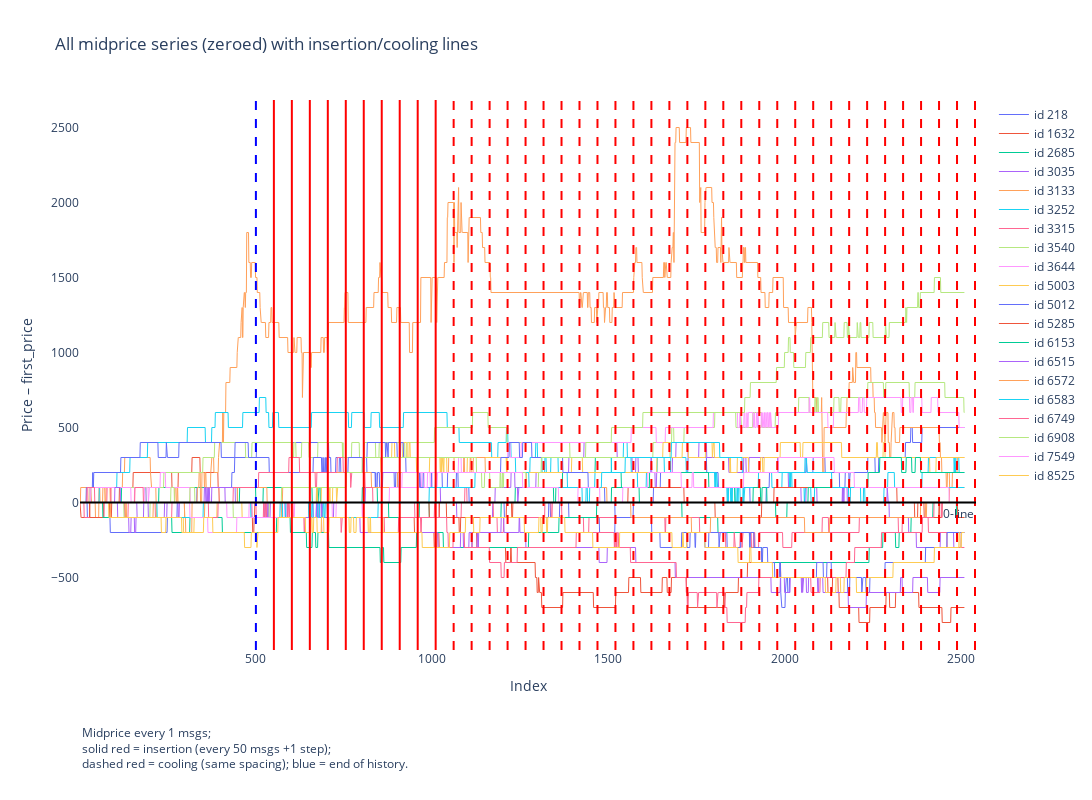

Write notebook code for a chart like this one.
### Code cell
fig = plot_midprice_series_with_insertions(
    merged,
    all_series,
    x,
    hist_steps,
    gen_block,
    num_insertions,
    num_coolings,
    n_gen_msgs,
    midprice_step_size
)
fig.show()

### Figure 1 — Plotly figure (JSON) as saved in the notebook; plotly's stock layout.template omitted (floating-point values rounded to 4 significant figures; data arrays with more than 128 entries replaced by an {"elided": "..."} marker saying what was removed)
{"data": [{"hoverinfo": "skip", "line": {"width": 1}, "mode": "lines", "name": "id 218", "opacity": 1, "type": "scatter", "x": {"elided": "2510 int values"}, "y": {"elided": "2510 int values"}}, {"hoverinfo": "skip", "line": {"width": 1}, "mode": "lines", "name": "id 1632", "opacity": 1, "type": "scatter", "x": {"elided": "2510 int values"}, "y": {"elided": "2510 int values"}}, {"hoverinfo": "skip", "line": {"width": 1}, "mode": "lines", "name": "id 2685", "opacity": 1, "type": "scatter", "x": {"elided": "2510 int values"}, "y": {"elided": "2510 int values"}}, {"hoverinfo": "skip", "line": {"width": 1}, "mode": "lines", "name": "id 3035", "opacity": 1, "type": "scatter", "x": {"elided": "2510 int values"}, "y": {"elided": "2510 int values"}}, {"hoverinfo": "skip", "line": {"width": 1}, "mode": "lines", "name": "id 3133", "opacity": 1, "type": "scatter", "x": {"elided": "2510 int values"}, "y": {"elided": "2510 int values"}}, {"hoverinfo": "skip", "line": {"width": 1}, "mode": "lines", "name": "id 3252", "opacity": 1, "type": "scatter", "x": {"elided": "2510 int values"}, "y": {"elided": "2510 int values"}}, {"hoverinfo": "skip", "line": {"width": 1}, "mode": "lines", "name": "id 3315", "opacity": 1, "type": "scatter", "x": {"elided": "2510 int values"}, "y": {"elided": "2510 int values"}}, {"hoverinfo": "skip", "line": {"width": 1}, "mode": "lines", "name": "id 3540", "opacity": 1, "type": "scatter", "x": {"elided": "2510 int values"}, "y": {"elided": "2510 int values"}}, {"hoverinfo": "skip", "line": {"width": 1}, "mode": "lines", "name": "id 3644", "opacity": 1, "type": "scatter", "x": {"elided": "2510 int values"}, "y": {"elided": "2510 int values"}}, {"hoverinfo": "skip", "line": {"width": 1}, "mode": "lines", "name": "id 5003", "opacity": 1, "type": "scatter", "x": {"elided": "2510 int values"}, "y": {"elided": "2510 int values"}}, {"hoverinfo": "skip", "line": {"width": 1}, "mode": "lines", "name": "id 5012", "opacity": 1, "type": "scatter", "x": {"elided": "2510 int values"}, "y": {"elided": "2510 int values"}}, {"hoverinfo": "skip", "line": {"width": 1}, "mode": "lines", "name": "id 5285", "opacity": 1, "type": "scatter", "x": {"elided": "2510 int values"}, "y": {"elided": "2510 int values"}}, {"hoverinfo": "skip", "line": {"width": 1}, "mode": "lines", "name": "id 6153", "opacity": 1, "type": "scatter", "x": {"elided": "2510 int values"}, "y": {"elided": "2510 int values"}}, {"hoverinfo": "skip", "line": {"width": 1}, "mode": "lines", "name": "id 6515", "opacity": 1, "type": "scatter", "x": {"elided": "2510 int values"}, "y": {"elided": "2510 int values"}}, {"hoverinfo": "skip", "line": {"width": 1}, "mode": "lines", "name": "id 6572", "opacity": 1, "type": "scatter", "x": {"elided": "2510 int values"}, "y": {"elided": "2510 int values"}}, {"hoverinfo": "skip", "line": {"width": 1}, "mode": "lines", "name": "id 6583", "opacity": 1, "type": "scatter", "x": {"elided": "2510 int values"}, "y": {"elided": "2510 int values"}}, {"hoverinfo": "skip", "line": {"width": 1}, "mode": "lines", "name": "id 6749", "opacity": 1, "type": "scatter", "x": {"elided": "2510 int values"}, "y": {"elided": "2510 int values"}}, {"hoverinfo": "skip", "line": {"width": 1}, "mode": "lines", "name": "id 6908", "opacity": 1, "type": "scatter", "x": {"elided": "2510 int values"}, "y": {"elided": "2510 int values"}}, {"hoverinfo": "skip", "line": {"width": 1}, "mode": "lines", "name": "id 7549", "opacity": 1, "type": "scatter", "x": {"elided": "2510 int values"}, "y": {"elided": "2510 int values"}}, {"hoverinfo": "skip", "line": {"width": 1}, "mode": "lines", "name": "id 8525", "opacity": 1, "type": "scatter", "x": {"elided": "2510 int values"}, "y": {"elided": "2510 int values"}}], "layout": {"annotations": [{"showarrow": false, "text": "0-line", "x": 1, "xanchor": "right", "xref": "x domain", "y": 0, "yanchor": "top", "yref": "y"}, {"align": "left", "showarrow": false, "text": "Midprice every 1 msgs;<br>solid red = insertion (every 50 msgs +1 step);<br>dashed red = cooling (same spacing); blue = end of history.", "x": 0, "xref": "paper", "y": -0.225, "yref": "paper"}], "height": 800, "hovermode": "x unified", "margin": {"b": 150}, "shapes": [{"line": {"color": "blue", "dash": "dash", "width": 2}, "type": "line", "x0": 500, "x1": 500, "xref": "x", "y0": 0, "y1": 1, "yref": "y domain"}, {"line": {"color": "red", "dash": "solid", "width": 2}, "type": "line", "x0": 551, "x1": 551, "xref": "x", "y0": 0, "y1": 1, "yref": "y domain"}, {"line": {"color": "red", "dash": "solid", "width": 2}, "type": "line", "x0": 602, "x1": 602, "xref": "x", "y0": 0, "y1": 1, "yref": "y domain"}, {"line": {"color": "red", "dash": "solid", "width": 2}, "type": "line", "x0": 653, "x1": 653, "xref": "x", "y0": 0, "y1": 1, "yref": "y domain"}, {"line": {"color": "red", "dash": "solid", "width": 2}, "type": "line", "x0": 704, "x1": 704, "xref": "x", "y0": 0, "y1": 1, "yref": "y domain"}, {"line": {"color": "red", "dash": "solid", "width": 2}, "type": "line", "x0": 755, "x1": 755, "xref": "x", "y0": 0, "y1": 1, "yref": "y domain"}, {"line": {"color": "red", "dash": "solid", "width": 2}, "type": "line", "x0": 806, "x1": 806, "xref": "x", "y0": 0, "y1": 1, "yref": "y domain"}, {"line": {"color": "red", "dash": "solid", "width": 2}, "type": "line", "x0": 857, "x1": 857, "xref": "x", "y0": 0, "y1": 1, "yref": "y domain"}, {"line": {"color": "red", "dash": "solid", "width": 2}, "type": "line", "x0": 908, "x1": 908, "xref": "x", "y0": 0, "y1": 1, "yref": "y domain"}, {"line": {"color": "red", "dash": "solid", "width": 2}, "type": "line", "x0": 959, "x1": 959, "xref": "x", "y0": 0, "y1": 1, "yref": "y domain"}, {"line": {"color": "red", "dash": "solid", "width": 2}, "type": "line", "x0": 1010, "x1": 1010, "xref": "x", "y0": 0, "y1": 1, "yref": "y domain"}, {"line": {"color": "red", "dash": "dash", "width": 2}, "type": "line", "x0": 1061, "x1": 1061, "xref": "x", "y0": 0, "y1": 1, "yref": "y domain"}, {"line": {"color": "red", "dash": "dash", "width": 2}, "type": "line", "x0": 1112, "x1": 1112, "xref": "x", "y0": 0, "y1": 1, "yref": "y domain"}, {"line": {"color": "red", "dash": "dash", "width": 2}, "type": "line", "x0": 1163, "x1": 1163, "xref": "x", "y0": 0, "y1": 1, "yref": "y domain"}, {"line": {"color": "red", "dash": "dash", "width": 2}, "type": "line", "x0": 1214, "x1": 1214, "xref": "x", "y0": 0, "y1": 1, "yref": "y domain"}, {"line": {"color": "red", "dash": "dash", "width": 2}, "type": "line", "x0": 1265, "x1": 1265, "xref": "x", "y0": 0, "y1": 1, "yref": "y domain"}, {"line": {"color": "red", "dash": "dash", "width": 2}, "type": "line", "x0": 1316, "x1": 1316, "xref": "x", "y0": 0, "y1": 1, "yref": "y domain"}, {"line": {"color": "red", "dash": "dash", "width": 2}, "type": "line", "x0": 1367, "x1": 1367, "xref": "x", "y0": 0, "y1": 1, "yref": "y domain"}, {"line": {"color": "red", "dash": "dash", "width": 2}, "type": "line", "x0": 1418, "x1": 1418, "xref": "x", "y0": 0, "y1": 1, "yref": "y domain"}, {"line": {"color": "red", "dash": "dash", "width": 2}, "type": "line", "x0": 1469, "x1": 1469, "xref": "x", "y0": 0, "y1": 1, "yref": "y domain"}, {"line": {"color": "red", "dash": "dash", "width": 2}, "type": "line", "x0": 1520, "x1": 1520, "xref": "x", "y0": 0, "y1": 1, "yref": "y domain"}, {"line": {"color": "red", "dash": "dash", "width": 2}, "type": "line", "x0": 1571, "x1": 1571, "xref": "x", "y0": 0, "y1": 1, "yref": "y domain"}, {"line": {"color": "red", "dash": "dash", "width": 2}, "type": "line", "x0": 1622, "x1": 1622, "xref": "x", "y0": 0, "y1": 1, "yref": "y domain"}, {"line": {"color": "red", "dash": "dash", "width": 2}, "type": "line", "x0": 1673, "x1": 1673, "xref": "x", "y0": 0, "y1": 1, "yref": "y domain"}, {"line": {"color": "red", "dash": "dash", "width": 2}, "type": "line", "x0": 1724, "x1": 1724, "xref": "x", "y0": 0, "y1": 1, "yref": "y domain"}, {"line": {"color": "red", "dash": "dash", "width": 2}, "type": "line", "x0": 1775, "x1": 1775, "xref": "x", "y0": 0, "y1": 1, "yref": "y domain"}, {"line": {"color": "red", "dash": "dash", "width": 2}, "type": "line", "x0": 1826, "x1": 1826, "xref": "x", "y0": 0, "y1": 1, "yref": "y domain"}, {"line": {"color": "red", "dash": "dash", "width": 2}, "type": "line", "x0": 1877, "x1": 1877, "xref": "x", "y0": 0, "y1": 1, "yref": "y domain"}, {"line": {"color": "red", "dash": "dash", "width": 2}, "type": "line", "x0": 1928, "x1": 1928, "xref": "x", "y0": 0, "y1": 1, "yref": "y domain"}, {"line": {"color": "red", "dash": "dash", "width": 2}, "type": "line", "x0": 1979, "x1": 1979, "xref": "x", "y0": 0, "y1": 1, "yref": "y domain"}, {"line": {"color": "red", "dash": "dash", "width": 2}, "type": "line", "x0": 2030, "x1": 2030, "xref": "x", "y0": 0, "y1": 1, "yref": "y domain"}, {"line": {"color": "red", "dash": "dash", "width": 2}, "type": "line", "x0": 2081, "x1": 2081, "xref": "x", "y0": 0, "y1": 1, "yref": "y domain"}, {"line": {"color": "red", "dash": "dash", "width": 2}, "type": "line", "x0": 2132, "x1": 2132, "xref": "x", "y0": 0, "y1": 1, "yref": "y domain"}, {"line": {"color": "red", "dash": "dash", "width": 2}, "type": "line", "x0": 2183, "x1": 2183, "xref": "x", "y0": 0, "y1": 1, "yref": "y domain"}, {"line": {"color": "red", "dash": "dash", "width": 2}, "type": "line", "x0": 2234, "x1": 2234, "xref": "x", "y0": 0, "y1": 1, "yref": "y domain"}, {"line": {"color": "red", "dash": "dash", "width": 2}, "type": "line", "x0": 2285, "x1": 2285, "xref": "x", "y0": 0, "y1": 1, "yref": "y domain"}, {"line": {"color": "red", "dash": "dash", "width": 2}, "type": "line", "x0": 2336, "x1": 2336, "xref": "x", "y0": 0, "y1": 1, "yref": "y domain"}, {"line": {"color": "red", "dash": "dash", "width": 2}, "type": "line", "x0": 2387, "x1": 2387, "xref": "x", "y0": 0, "y1": 1, "yref": "y domain"}, {"line": {"color": "red", "dash": "dash", "width": 2}, "type": "line", "x0": 2438, "x1": 2438, "xref": "x", "y0": 0, "y1": 1, "yref": "y domain"}, {"line": {"color": "red", "dash": "dash", "width": 2}, "type": "line", "x0": 2489, "x1": 2489, "xref": "x", "y0": 0, "y1": 1, "yref": "y domain"}, {"line": {"color": "red", "dash": "dash", "width": 2}, "type": "line", "x0": 2540, "x1": 2540, "xref": "x", "y0": 0, "y1": 1, "yref": "y domain"}, {"line": {"color": "black", "dash": "solid", "width": 2}, "type": "line", "x0": 0, "x1": 1, "xref": "x domain", "y0": 0, "y1": 0, "yref": "y"}], "title": {"text": "All midprice series (zeroed) with insertion/cooling lines"}, "width": 1200, "xaxis": {"showgrid": false, "title": {"text": "Index"}}, "yaxis": {"showgrid": false, "title": {"text": "Price – first_price"}}}}
